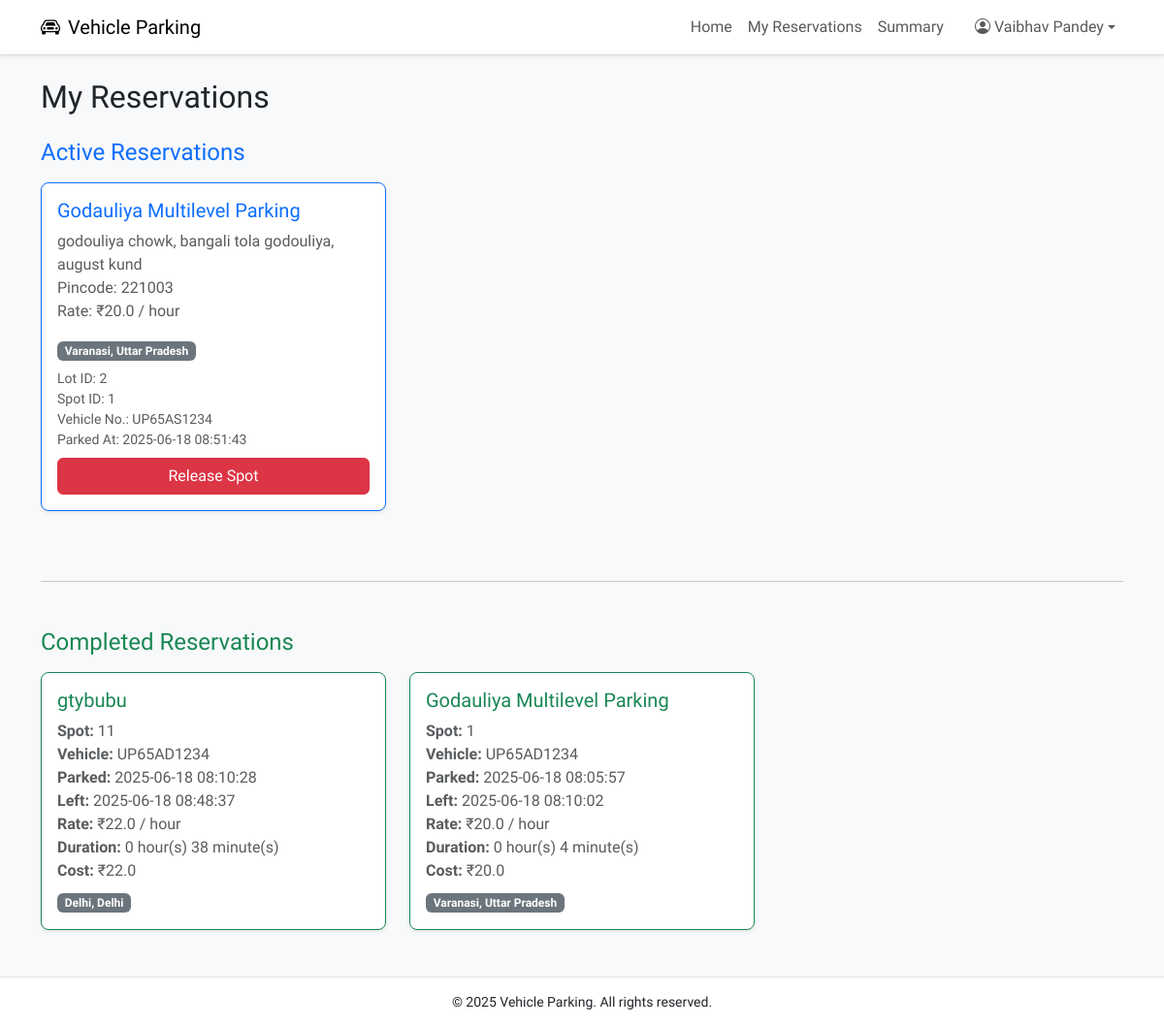
The app's page /user/my-reservations (signed in) with its own data.
### models.py (models this page shows, shortened)
class User(db.Model, UserMixin):
    __tablename__ = 'user'
    id = db.Column(db.Integer, primary_key=True)
    username = db.Column(db.String(100), unique=True, nullable=False)
    full_name = db.Column(db.String(100), nullable=False)
    email = db.Column(db.String(100), unique=True, nullable=False)
    password_hash = db.Column(db.String(200), nullable=False)
    address = db.Column(db.String(200))
    pin_code = db.Column(db.String(10))
    role = db.Column(db.String(20), nullable=False, default='user')
    created_at = db.Column(db.DateTime, default=datetime.utcnow)
    reservations = db.relationship('Reservation', backref='user', lazy=True)

class ParkingLot(db.Model):
    __tablename__ = 'parking_lot'
    id = db.Column(db.Integer, primary_key=True)
    city_id = db.Column(db.Integer, db.ForeignKey('city.id'), nullable=False)
    prime_location_name = db.Column(db.String(100), nullable=False)
    address = db.Column(db.String(200))
    pin_code = db.Column(db.String(10))
    price_per_hour = db.Column(db.Float, nullable=False)
    max_spots = db.Column(db.Integer, nullable=False)
    created_at = db.Column(db.DateTime, default=datetime.utcnow)
    spots = db.relationship('ParkingSpot', backref='lot', cascade='all, delete-orphan', lazy=True)

class City(db.Model):
    __tablename__ = 'city'
    id = db.Column(db.Integer, primary_key=True)
    name = db.Column(db.String(100), nullable=False)
    state = db.Column(db.String(100), nullable=False)
    lots = db.relationship('ParkingLot', backref='city', cascade='all, delete-orphan', lazy=True)

class ParkingSpot(db.Model):
    __tablename__ = 'parking_spot'
    id = db.Column(db.Integer, primary_key=True)
    lot_id = db.Column(db.Integer, db.ForeignKey('parking_lot.id', ondelete='CASCADE'), nullable=False)
    status = db.Column(db.String(1), default='A')  # A = Available, O = Occupied
    created_at = db.Column(db.DateTime, default=datetime.utcnow)
    reservation = db.relationship('Reservation', backref='spot', uselist=False)

class Reservation(db.Model):
    __tablename__ = 'reservation'
    id = db.Column(db.Integer, primary_key=True)
    spot_id = db.Column(db.Integer, db.ForeignKey('parking_spot.id'), nullable=False)
    user_id = db.Column(db.Integer, db.ForeignKey('user.id'), nullable=False)
    vehicle_number = db.Column(db.String(20), nullable=False)
    parking_timestamp = db.Column(db.DateTime, default=datetime.utcnow)
    leaving_timestamp = db.Column(db.DateTime)
    parking_cost = db.Column(db.Float)
    is_active = db.Column(db.Boolean, default=True)

### controllers/user.py (the view)
@user_bp.route('/my-reservations')
@login_required
@user_required
def my_reservations():
    active_reservations = (
        Reservation.query
        .join(ParkingSpot)
        .join(ParkingLot)
        .filter(
            Reservation.user_id == current_user.id,
            Reservation.is_active == True,
            Reservation.leaving_timestamp == None
        )
        .order_by(Reservation.parking_timestamp.desc())
        .all()
    )
    now = datetime.utcnow()
    active_data = []
    for res in active_reservations:
        duration = now - res.parking_timestamp
        total_minutes = int(duration.total_seconds() // 60)
        hours = total_minutes // 60
        minutes = total_minutes % 60
        price_per_hour = res.spot.lot.price_per_hour
        if total_minutes <= 60:
            cost = price_per_hour
        else:
            per_minute_rate = price_per_hour / 60
            cost = ceil(total_minutes * per_minute_rate)
        duration_str = f"{hours} hour(s) {minutes} minute(s)"
        active_data.append({
            'reservation': res,
            'duration_str': duration_str,
            'final_cost': cost
        })
    completed_reservations = (
        Reservation.query
        .filter_by(user_id=current_user.id, is_active=False)
        .order_by(Reservation.leaving_timestamp.desc())
        .all()
    )
    completed_data = []
    for res in completed_reservations:
        if res.leaving_timestamp:
            duration = res.leaving_timestamp - res.parking_timestamp
            total_minutes = int(duration.total_seconds() // 60)
            hours = total_minutes // 60
            minutes = total_minutes % 60
            price_per_hour = res.spot.lot.price_per_hour
            if total_minutes <= 60:
                cost = price_per_hour
            else:
                per_minute_rate = price_per_hour / 60
                cost = ceil(total_minutes * per_minute_rate)
            duration_str = f"{hours} hour(s) {minutes} minute(s)"
            completed_data.append({
                'reservation': res,
                'duration_str': duration_str,
                'final_cost': cost
            })
    return render_template(
        'user/my_reservations.html',
        active_data=active_data,
        completed_data=completed_data,
        current_time=datetime.utcnow()
    )

### app.py (called while the page is built)
@login_manager.user_loader
def load_user(user_id):
    user_type = session.get('user_type')
    if user_type == 'user':
        return User.query.get(int(user_id))
    elif user_type == 'admin':
        return Admin.query.get(int(user_id))
    return None

### templates/user/my_reservations.html (shortened to what this page needs)
{% extends 'base.html' %}
{% block content %}
<div class="container py-4">
    <h2 class="mb-4">My Reservations</h2>
    <h4 class="text-primary mb-3">Active Reservations</h4>
    {% if active_data %}
        <div class="row">
            {% for item in active_data %}
            {% set res = item.reservation %}
            <div class="col-md-4 mb-4">
                <div class="card square-card border-primary shadow-sm h-100">
                    <div class="card-body">
                        <h5 class="card-title text-primary">{{ res.spot.lot.prime_location_name }}</h5>
                        <p class="card-text text-muted">
                            {{ res.spot.lot.address }}<br>
                            Pincode: {{ res.spot.lot.pin_code }} <br>
                            Rate: ₹{{ res.spot.lot.price_per_hour }} / hour
                        </p>
                        <span class="badge bg-secondary mb-2">
                            {{ res.spot.lot.city.name }}, {{ res.spot.lot.city.state }}
                        </span>
                        <div class="mb-2 small text-muted">
                            Lot ID: {{ res.spot.lot.id }}<br>
                            Spot ID: {{ res.spot.id }}<br>
                            Vehicle No.: {{ res.vehicle_number }}<br>
                            Parked At: {{ res.parking_timestamp.strftime('%Y-%m-%d %H:%M:%S') }}
                        </div>
                        <button class="btn btn-danger w-100" data-bs-toggle="modal" data-bs-target="#releaseModal{{ res.id }}">
                            Release Spot
                        </button>
                    </div>
                </div>
            </div>
            {% endfor %}
        </div>
    {% else %}
        <p class="text-muted">You have no active reservations.</p>
    {% endif %}
    <hr class="my-5">
    <h4 class="text-success mb-3">Completed Reservations</h4>
    {% if completed_data %}
        <div class="row">
            {% for item in completed_data %}
            {% set res = item.reservation %}
            <div class="col-md-4 mb-4">
                <div class="card square-card border-success shadow-sm h-100">
                    <div class="card-body">
                        <h5 class="card-title text-success">{{ res.spot.lot.prime_location_name }}</h5>
                        <p class="text-muted mb-2">
                            <strong>Spot:</strong> {{ res.spot.id }}<br>
                            <strong>Vehicle:</strong> {{ res.vehicle_number }}<br>
                            <strong>Parked:</strong> {{ res.parking_timestamp.strftime('%Y-%m-%d %H:%M:%S') }}<br>
                            <strong>Left:</strong> {{ res.leaving_timestamp.strftime('%Y-%m-%d %H:%M:%S') }}<br>
                            <strong>Rate:</strong> ₹{{ res.spot.lot.price_per_hour }} / hour <br>
                            <strong>Duration:</strong> {{ item.duration_str }}<br>
                            <strong>Cost:</strong> ₹{{ item.final_cost }}
                        </p>
                        <span class="badge bg-secondary">
                            {{ res.spot.lot.city.name }}, {{ res.spot.lot.city.state }}
                        </span>
                    </div>
                </div>
            </div>
            {% endfor %}
        </div>
    {% else %}
        <p class="text-muted">No completed reservations found.</p>
    {% endif %}
</div>
{% endblock %}

### templates/base.html (shortened to what this page needs)
<!DOCTYPE html>
<html lang="en">
<head>
    <link href="https://cdn.jsdelivr.net/npm/bootstrap@5.3.0/dist/css/bootstrap.min.css" rel="stylesheet">
    <link href="https://cdnjs.cloudflare.com/ajax/libs/bootstrap-icons/1.11.1/font/bootstrap-icons.min.css" rel="stylesheet">
</head>
<body>
<nav class="navbar navbar-expand-lg navbar-light shadow-sm">
    <div class="container">
        <a class="navbar-brand" href="{% if session['user_type'] == 'admin' %}
        {{ url_for('admin.dashboard') }}
        {% elif session['user_type'] == 'admin' %}
            {{ url_for('user.dashboard') }}
        {% else %}
            {{ url_for('index') }}
        {% endif %}">
            <i class="bi bi-car-front me-2"></i>Vehicle Parking
        </a>
        <div class="collapse navbar-collapse justify-content-end" id="navbarNav">
            <ul class="navbar-nav">
                {% if current_user.is_authenticated %}
                    {% if session['user_type'] == 'admin' %}
                        <li class="nav-item"><a class="nav-link" href="{{ url_for('admin.dashboard') }}">Home</a></li>
                        <li class="nav-item"><a class="nav-link" href="{{ url_for('admin.view_users') }}">Users</a></li>
                        <li class="nav-item"><a class="nav-link" href="{{ url_for('admin.summary') }}">Summary</a></li>
                    {% else %}
                        <li class="nav-item"><a class="nav-link" href="{{ url_for('user.dashboard') }}">Home</a></li>
                        <a href="{{ url_for('user.my_reservations') }}" class="nav-link">My Reservations</a>
                        <li class="nav-item"><a class="nav-link" href="{{ url_for('user.summary') }}">Summary</a></li>
                    {% endif %}
                    <li class="nav-item dropdown ms-3">
                        <a class="nav-link dropdown-toggle d-flex align-items-center" href="#" role="button" data-bs-toggle="dropdown">
                            <i class="bi bi-person-circle me-1"></i> {{ current_user.full_name or current_user.username }}
                        </a>
                    </li>
                {% else %}
                    <li class="nav-item"><a class="nav-link" href="{{ url_for('auth.login') }}">Login</a></li>
                    <li class="nav-item"><a class="nav-link" href="{{ url_for('auth.register') }}">Register</a></li>
                {% endif %}
            </ul>
        </div>
    </div>
</nav>
<div class="position-fixed top-0 end-0 p-3" style="z-index: 1050;">
</div>
<div>
    {% block content %}
    {% endblock %}
</div>
<footer>
    <div class="container">
        <p class="mb-0">&copy; 2025 Vehicle Parking. All rights reserved.</p>
    </div>
</footer>
</body>
</html>

### templates/base.html (style rules this page uses)
body { font-family: 'Afacad',sans-serif; background-color: #f8f9fa; display: flex; flex-direction: column; min-height: 100vh; font-size: 16px; }
.square-card { border-radius: 0.5rem; background-color: #ffffff; transition: transform 0.3s; }
.navbar { background-color: #fff; border-bottom: 1px solid #ddd; }
footer { background-color: #fff; border-top: 1px solid #e1e1e1; padding: 15px 0; text-align: center; font-size: 14px; margin-top: auto; }

### records on screen
User: full_name "Vaibhav Pandey"
ParkingLot: spot.lot.prime_location_name "Godauliya Multilevel Parking", spot.lot.address "godouliya chowk, bangali tola godouliya, august kund", spot.lot.pin_code "221003", spot.lot.price_per_hour "20.0", spot.lot.id "2", duration_str "0 hour(s) 4 minute(s)", final_cost "20.0"
City: spot.lot.city.name "Varanasi", spot.lot.city.state "Uttar Pradesh"
ParkingSpot: spot.id "1"
Reservation: vehicle_number "UP65AS1234", parking_timestamp "2025-06-18 08:51:43"
ParkingLot: spot.lot.prime_location_name "gtybubu", spot.lot.price_per_hour "22.0", duration_str "0 hour(s) 38 minute(s)", final_cost "22.0"
ParkingSpot: spot.id "11"
Reservation: vehicle_number "UP65AD1234", parking_timestamp "2025-06-18 08:10:28", leaving_timestamp "2025-06-18 08:48:37"
City: spot.lot.city.name "Delhi", spot.lot.city.state "Delhi"
Reservation: vehicle_number "UP65AD1234", parking_timestamp "2025-06-18 08:05:57", leaving_timestamp "2025-06-18 08:10:02"
